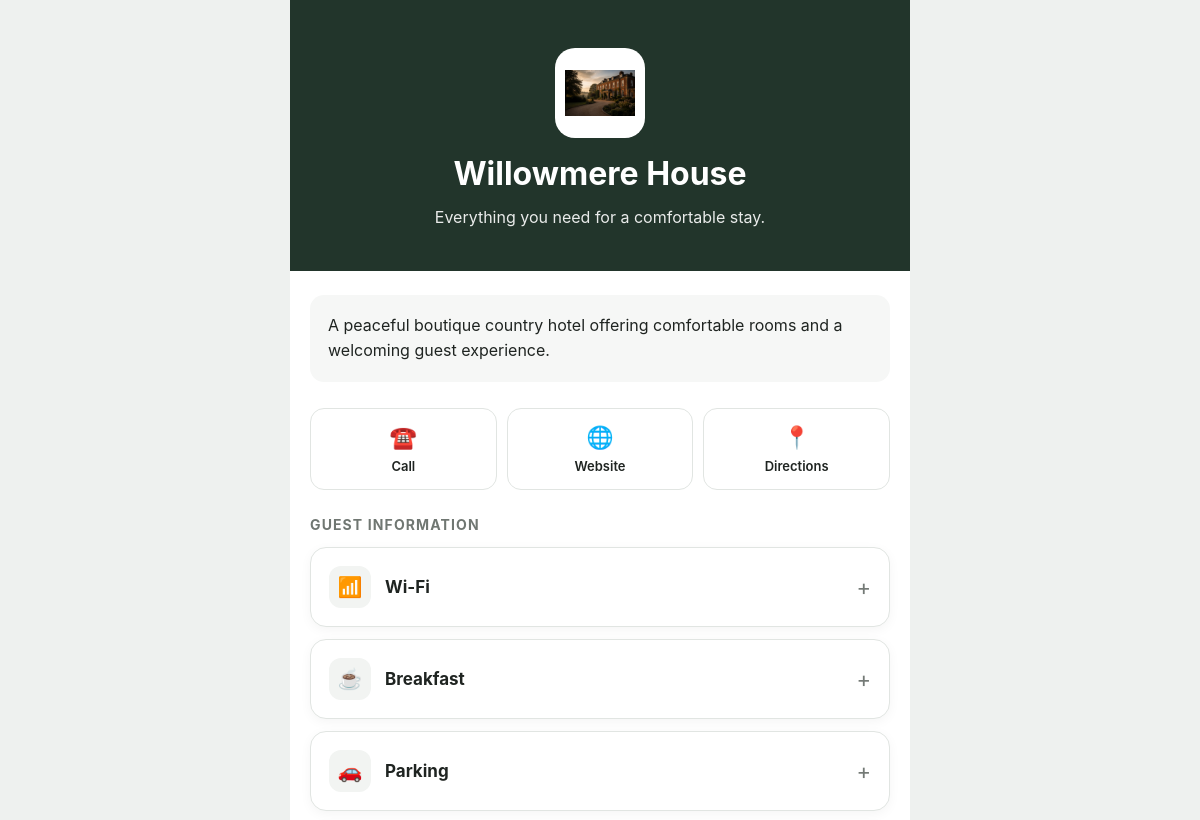
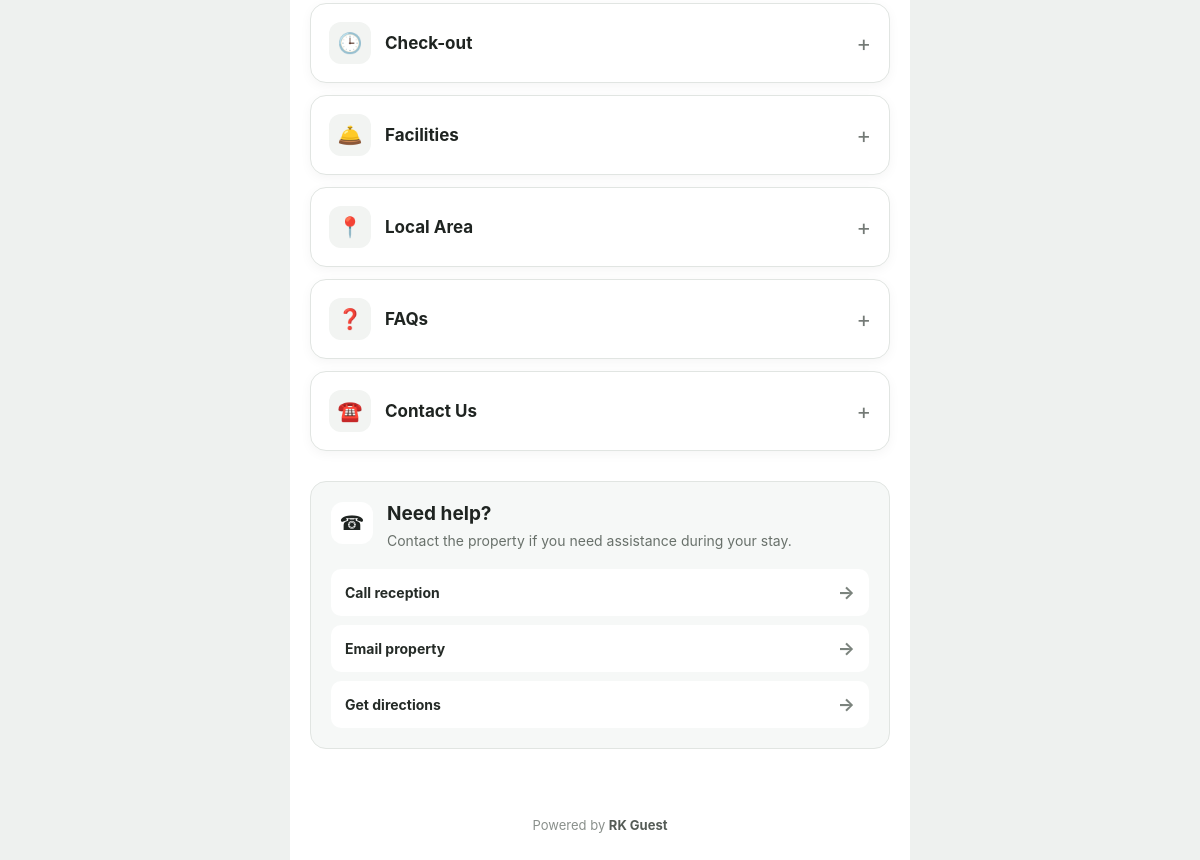
/p/willowmere-house/ (signed in), run on an earlier commit of the app's database (2 pictures, top to bottom).
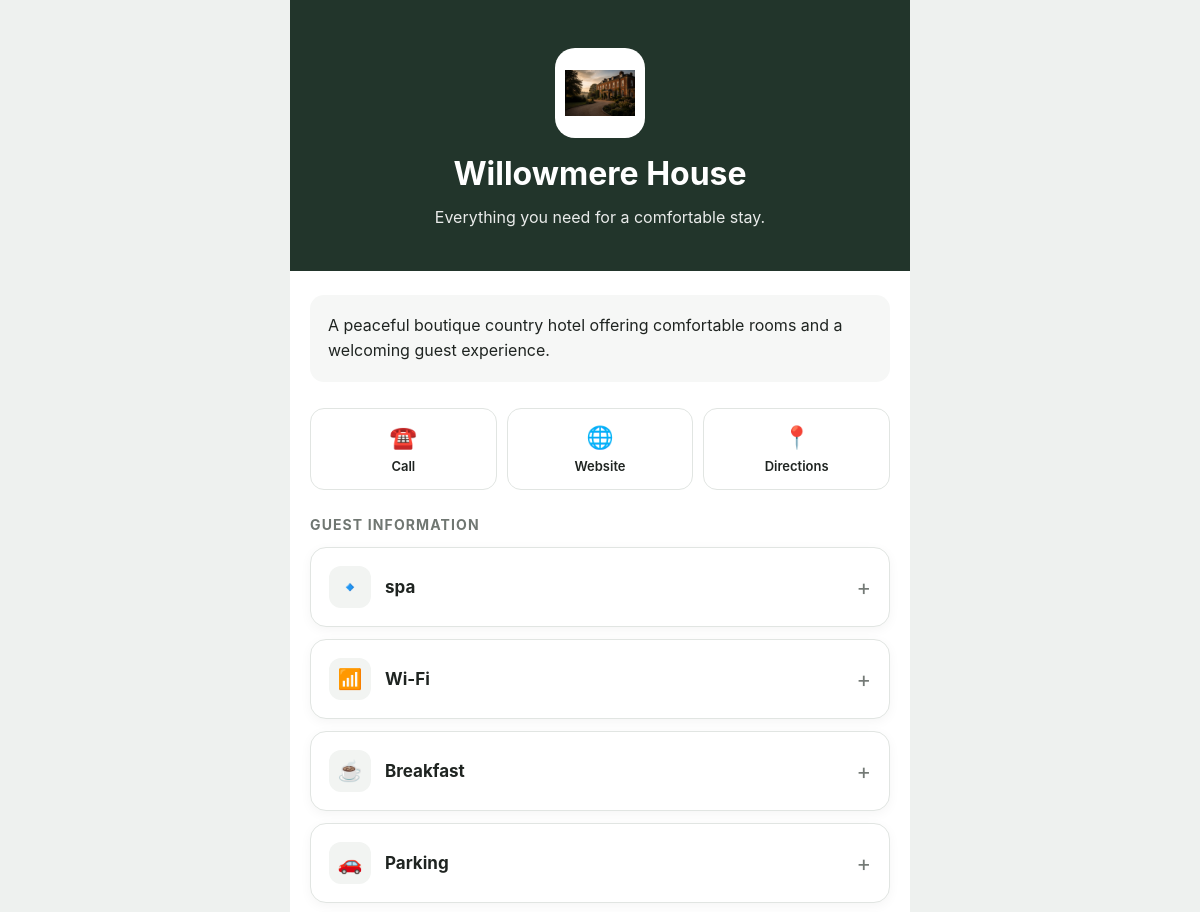
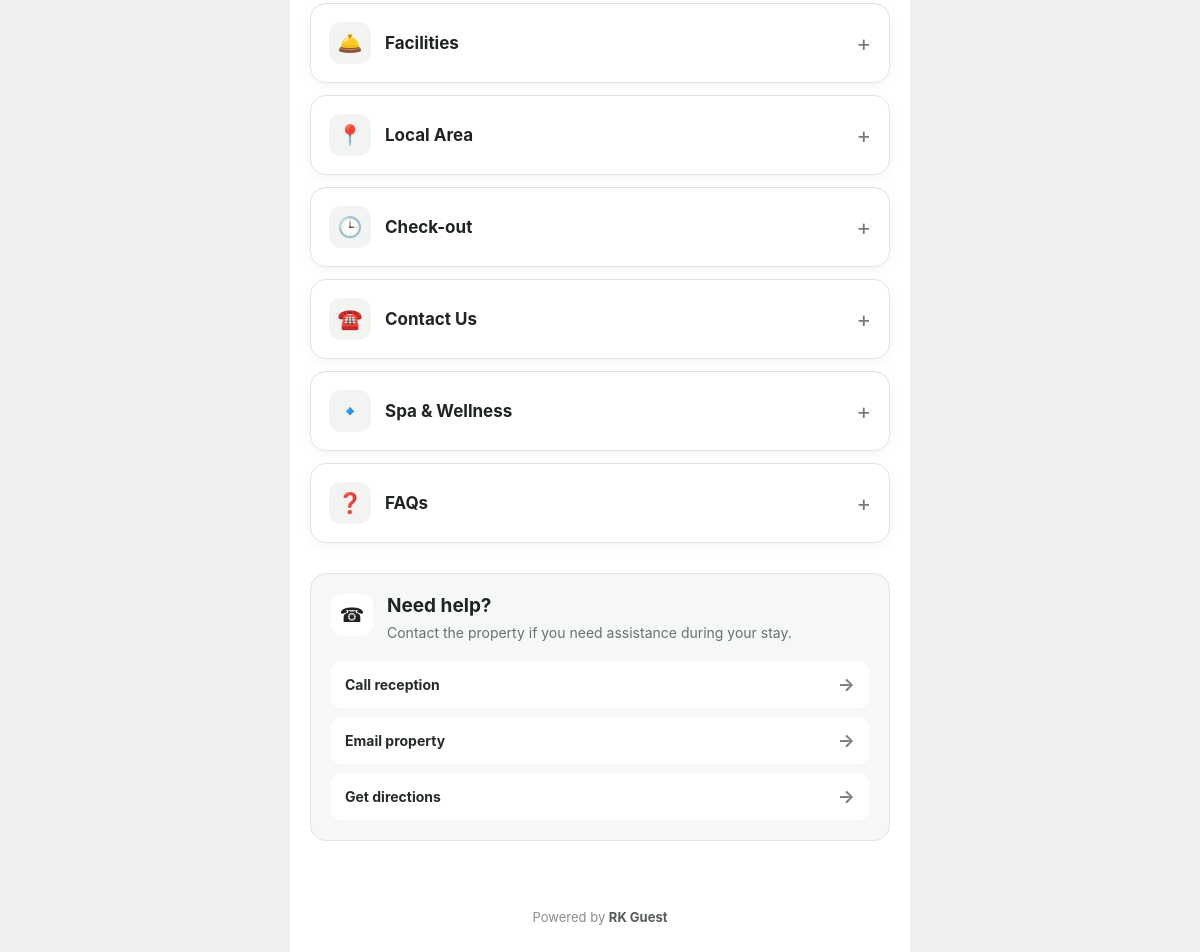
And on a later commit of the database (2 pictures, top to bottom).
### properties/models.py (models this page shows, shortened)
class Property(models.Model):
    name = models.CharField(max_length=200)
    slug = models.SlugField(unique=True)
    description = models.TextField(blank=True)
    logo = models.ImageField(
        upload_to="property_logos/",
        blank=True,
        null=True,
    )
    phone = models.CharField(max_length=50, blank=True)
    email = models.EmailField(blank=True)
    website = models.URLField(blank=True)
    address = models.TextField(blank=True)
    primary_colour = models.CharField(
        max_length=7,
        default="#000000",
    )
    is_active = models.BooleanField(default=True)
    created_at = models.DateTimeField(auto_now_add=True)
    updated_at = models.DateTimeField(auto_now=True)

class GuestSection(models.Model):
    ICON_CHOICES = [
    ("info", "Information"),
    ("wifi", "Wi-Fi"),
    ("breakfast", "Breakfast / Dining"),
    ("parking", "Parking"),
    ("checkout", "Check-in / Check-out"),
    ("facilities", "Facilities"),
    ("local", "Local Area"),
    ("faq", "FAQ"),
    ("contact", "Contact"),
    ]
    SECTION_TYPE_CHOICES = [
    ("generic", "General information"),
    ("wifi", "Wi-Fi"),
    ("stay_times", "Check-in / Check-out"),
    ("breakfast", "Breakfast / Dining"),
    ("parking", "Parking"),
    ("facilities", "Facilities"),
    ("local_area", "Local Area"),
    ("faq", "FAQ"),
    ]
    property = models.ForeignKey(
        Property,
        on_delete=models.CASCADE,
        related_name="guest_sections",
    )
    title = models.CharField(max_length=100)
    slug = models.SlugField()
    section_type = models.CharField(
        max_length=30,
        choices=SECTION_TYPE_CHOICES,
        default="generic",
    )
    icon = models.CharField(
        max_length=50,
        choices=ICON_CHOICES,
        default="info",
    )
    content = models.TextField(blank=True)
    wifi_network = models.CharField(
        max_length=150,
        blank=True,
    )
    wifi_password = models.CharField(
        max_length=150,
        blank=True,
    )
    check_in_time = models.CharField(
        max_length=50,
        blank=True,
    )
    check_out_time = models.CharField(
        max_length=50,
        blank=True,
    )
    check_times_note = models.CharField(
        max_length=255,
        blank=True,
    )
    breakfast_weekday_time = models.CharField(
        max_length=100,
        blank=True,
    )
    breakfast_weekend_time = models.CharField(
        max_length=100,
        blank=True,
    )
    breakfast_location = models.CharField(
        max_length=150,
        blank=True,
    )
    breakfast_note = models.CharField(
        max_length=255,
        blank=True,
    )
    parking_availability = models.CharField(
        max_length=150,
        blank=True,
    )
    parking_location = models.CharField(
        max_length=200,
        blank=True,
    )
    parking_registration = models.CharField(
        max_length=255,
        blank=True,
    )
    parking_note = models.CharField(
        max_length=255,
        blank=True,
    )
    copy_label = models.CharField(
        max_length=100,
        blank=True,
    )
    copy_value = models.CharField(
        max_length=255,
        blank=True,
    )
    action_label = models.CharField(
        max_length=100,
        blank=True,
    )
    action_url = models.URLField(
        blank=True,
    )
    sort_order = models.PositiveIntegerField(default=0)
    is_published = models.BooleanField(default=True)
    created_at = models.DateTimeField(auto_now_add=True)
    updated_at = models.DateTimeField(auto_now=True)
    class Meta:
        ordering = (
            "sort_order",
            "title",
        )
        constraints = [
            models.UniqueConstraint(
                fields=("property", "slug"),
                name="unique_guest_section_slug_per_property",
            )
        ]

### properties/views.py (the view)
@ensure_csrf_cookie
def guest_portal(request, slug):
    property_obj = get_object_or_404(
        Property,
        slug=slug,
        is_active=True,
    )
    session_key = get_guest_session_key(request)
    GuestPortalVisit.objects.create(
        property=property_obj,
        session_key=session_key,
    )
    sections = property_obj.guest_sections.filter(
        is_published=True,
    )
    context = {
        "property": property_obj,
        "sections": sections,
    }
    return render(
        request,
        "properties/guest_portal.html",
        context,
    )

### properties/views.py (called while the page is built)
def get_guest_session_key(request):
    if not request.session.session_key:
        request.session.create()
    return request.session.session_key

### properties/templates/properties/guest_portal.html (shortened to what this page needs)
<!DOCTYPE html>
<html lang="en">
<head>
</head>
<body>
<div class="page">
    <header
        class="hero"
        style="background-color: {{ property.primary_colour }};"
    >
        {% if property.logo %}
            <div class="property-logo">
                <img
                    src="{{ property.logo.url }}"
                    alt="{{ property.name }} logo"
                >
            </div>
        {% else %}
            <div class="brand-mark">
                {{ property.name|slice:":1" }}
            </div>
        {% endif %}
        <h1>{{ property.name }}</h1>
        <p>
            Everything you need for a comfortable stay.
        </p>
    </header>
    <main class="content">
        {% if property.description %}
            <section class="welcome">
                <p>
                    {{ property.description }}
                </p>
            </section>
        {% endif %}
        <section class="quick-actions">
            {% if property.phone %}
                <a
                    class="quick-action"
                    href="tel:{{ property.phone }}"
                >
                    <span class="quick-action-icon">☎️</span>
                    <span>Call</span>
                </a>
            {% endif %}
            {% if property.website %}
                <a
                    class="quick-action"
                    href="{{ property.website }}"
                    target="_blank"
                    rel="noopener noreferrer"
                >
                    <span class="quick-action-icon">🌐</span>
                    <span>Website</span>
                </a>
            {% endif %}
            {% if property.address %}
                <a
                    class="quick-action"
                    href="https://www.google.com/maps/search/?api=1&query={{ property.address|urlencode }}"
                    target="_blank"
                    rel="noopener noreferrer"
                >
                    <span class="quick-action-icon">📍</span>
                    <span>Directions</span>
                </a>
            {% endif %}
        </section>
        <h2 class="section-heading">
            Guest information
        </h2>
        <section class="sections">
            {% for section in sections %}
                <details
                    class="section-card"
                    id="{{ section.slug }}"
                    data-track-url="{% url 'properties:track_section_view' property.slug section.id %}"
                >
                    <summary>
                        <div class="section-icon">
                            {% if section.icon == "wifi" %}
                                📶
                            {% elif section.icon == "breakfast" %}
                                ☕
                            {% elif section.icon == "parking" %}
                                🚗
                            {% elif section.icon == "checkout" %}
                                🕒
                            {% elif section.icon == "facilities" %}
                                🛎️
                            {% elif section.icon == "local" %}
                                📍
                            {% elif section.icon == "faq" %}
                                ❓
                            {% elif section.icon == "contact" %}
                                ☎️
                            {% else %}
                                🔹
                            {% endif %}
                        </div>
                        <div class="section-title">
                            {{ section.title }}
                        </div>
                        <div class="section-arrow">
                            +
                        </div>
                    </summary>
                </details>
            {% empty %}
                <p>
                    Guest information is currently unavailable.
                </p>
            {% endfor %}
        </section>
        <section class="guest-support">
            <div class="guest-support-header">
                <div class="guest-support-icon">
                    ☎
                </div>
                <div>
                    <h2>Need help?</h2>
                    <p>
                        Contact the property if you need
                        assistance during your stay.
                    </p>
                </div>
            </div>
            <div class="guest-support-actions">
                {% if property.phone %}
                    <a
                        class="support-action"
                        href="tel:{{ property.phone }}"
                    >
                        <span>Call reception</span>
                        <span class="support-arrow">
                            →
                        </span>
                    </a>
                {% endif %}
                {% if property.email %}
                    <a
                        class="support-action"
                        href="mailto:{{ property.email }}"
                    >
                        <span>Email property</span>
                        <span class="support-arrow">
                            →
                        </span>
                    </a>
                {% endif %}
                {% if property.address %}
                    <a
                        class="support-action"
                        href="https://www.google.com/maps/search/?api=1&query={{ property.address|urlencode }}"
                        target="_blank"
                        rel="noopener noreferrer"
                    >
                        <span>Get directions</span>
                        <span class="support-arrow">
                            →
                        </span>
                    </a>
                {% endif %}
            </div>
        </section>
    </main>
    <footer class="footer">
        Powered by <strong>RK Guest</strong>
    </footer>
</div>
</body>
</html>

### properties/templates/properties/guest_portal.html (style rules this page uses)
* { box-sizing: border-box; }
html { scroll-behavior: smooth; }
body { margin: 0; font-family: Inter, system-ui, -apple-system, BlinkMacSystemFont, "Segoe UI", sans-serif; background: #eef1ef; color: #1f2421; }
.page { width: 100%; max-width: 620px; min-height: 100vh; margin: 0 auto; background: #ffffff; }
.hero { padding: 48px 24px 42px; text-align: center; color: #ffffff; }
.property-logo { width: 90px; height: 90px; margin: 0 auto 18px; border-radius: 20px; background: #ffffff; display: flex; align-items: center; justify-content: center; padding: 10px; overflow: hidden; }
.property-logo img { display: block; width: 100%; height: 100%; object-fit: contain; }
.hero h1 { margin: 0; font-size: 32px; line-height: 1.15; }
.hero p { margin: 12px 0 0; font-size: 16px; line-height: 1.5; opacity: 0.9; }
.content { padding: 24px 20px 40px; }
.welcome { margin-bottom: 26px; padding: 18px; border-radius: 14px; background: #f6f7f6; line-height: 1.6; }
.welcome p { margin: 0; }
.section-heading { margin: 0 0 14px; font-size: 14px; font-weight: 700; letter-spacing: 0.08em; text-transform: uppercase; color: #707772; }
.sections { display: flex; flex-direction: column; gap: 12px; }
.section-card { border: 1px solid #e1e5e2; border-radius: 16px; background: #ffffff; overflow: hidden; box-shadow: 0 3px 12px rgba(0, 0, 0, 0.045); }
.section-card summary { display: flex; align-items: center; gap: 14px; padding: 18px; cursor: pointer; list-style: none; }
.section-icon { flex: 0 0 42px; width: 42px; height: 42px; border-radius: 12px; display: flex; align-items: center; justify-content: center; background: #f2f4f2; font-size: 20px; }
.section-title { flex: 1; font-size: 17px; font-weight: 650; }
.section-arrow { font-size: 22px; line-height: 1; color: #747a76; transition: transform 0.2s ease; }
.footer { padding: 28px 20px 34px; text-align: center; font-size: 13px; color: #8a908c; }
.footer strong { color: #555c57; }
.quick-actions { display: grid; grid-template-columns: repeat(3, 1fr); gap: 10px; margin-bottom: 26px; }
.quick-action { display: flex; flex-direction: column; align-items: center; justify-content: center; gap: 8px; min-height: 82px; padding: 12px 8px; border: 1px solid #e1e5e2; border-radius: 14px; background: #ffffff; text-decoration: none; color: #1f2421; font-size: 13px; font-weight: 600; text-align: center; }
.quick-action-icon { font-size: 22px; }
.guest-support { margin-top: 30px; padding: 20px; border: 1px solid #e1e5e2; border-radius: 16px; background: #f6f8f7; }
.guest-support-header { display: flex; align-items: flex-start; gap: 14px; margin-bottom: 18px; }
.guest-support-icon { flex: 0 0 42px; width: 42px; height: 42px; display: flex; align-items: center; justify-content: center; border-radius: 12px; background: #ffffff; font-size: 20px; }
.guest-support h2 { margin: 0; font-size: 19px; }
.guest-support p { margin: 5px 0 0; color: #69716b; font-size: 14px; line-height: 1.5; }
.guest-support-actions { display: flex; flex-direction: column; gap: 9px; }
.support-action { display: flex; align-items: center; justify-content: space-between; gap: 12px; padding: 13px 14px; border-radius: 10px; background: #ffffff; color: #252b27; text-decoration: none; font-size: 14px; font-weight: 650; }
.support-arrow { color: #7b837d; font-size: 18px; }

What changed in the data, as far as the page shows it:
added GuestSection: title "spa"
changed GuestSection "Check-out": moves down the list
changed GuestSection "Contact Us": moves up the list
added GuestSection: title "Spa & Wellness"
